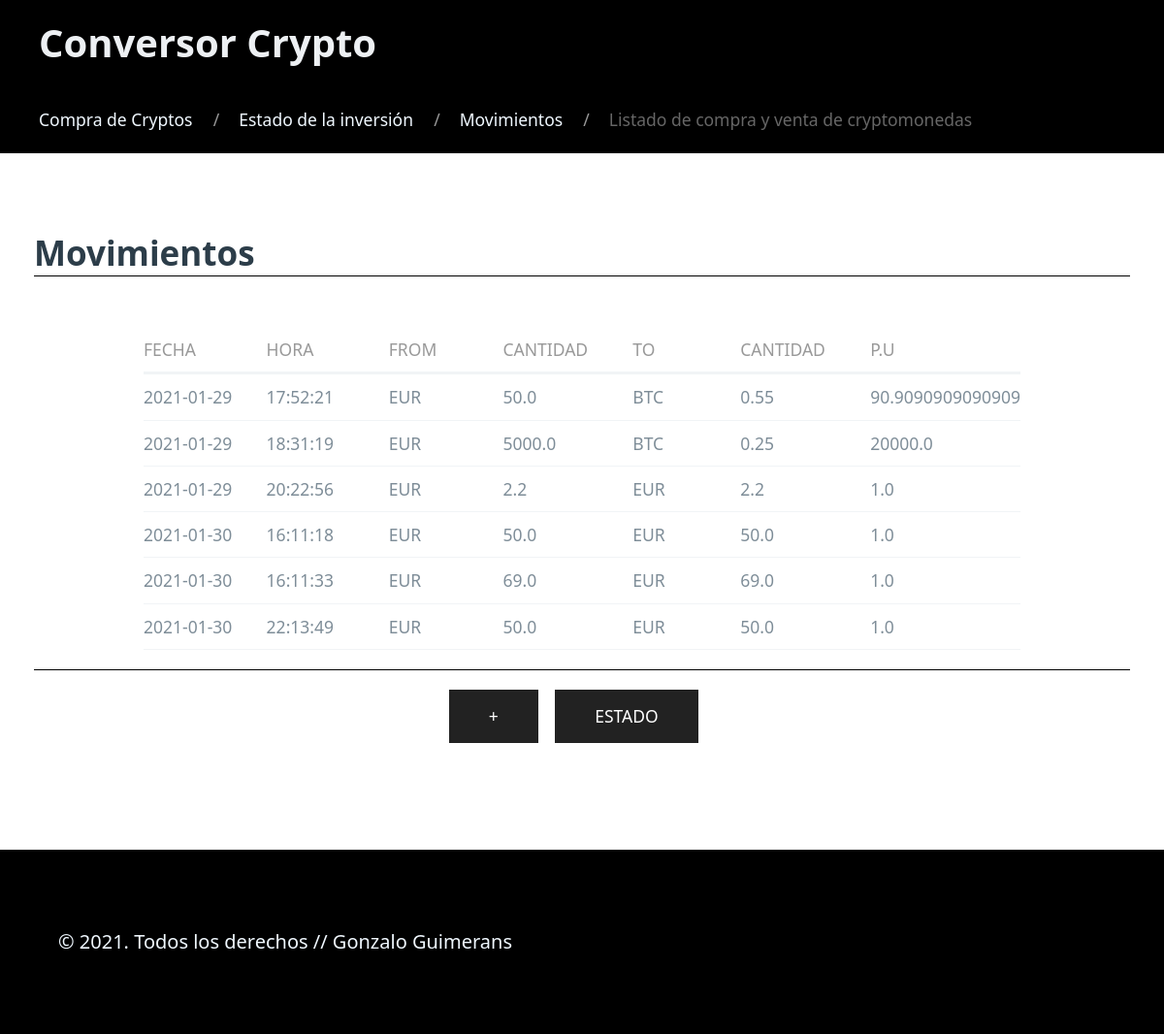
Before: / with the older database file.
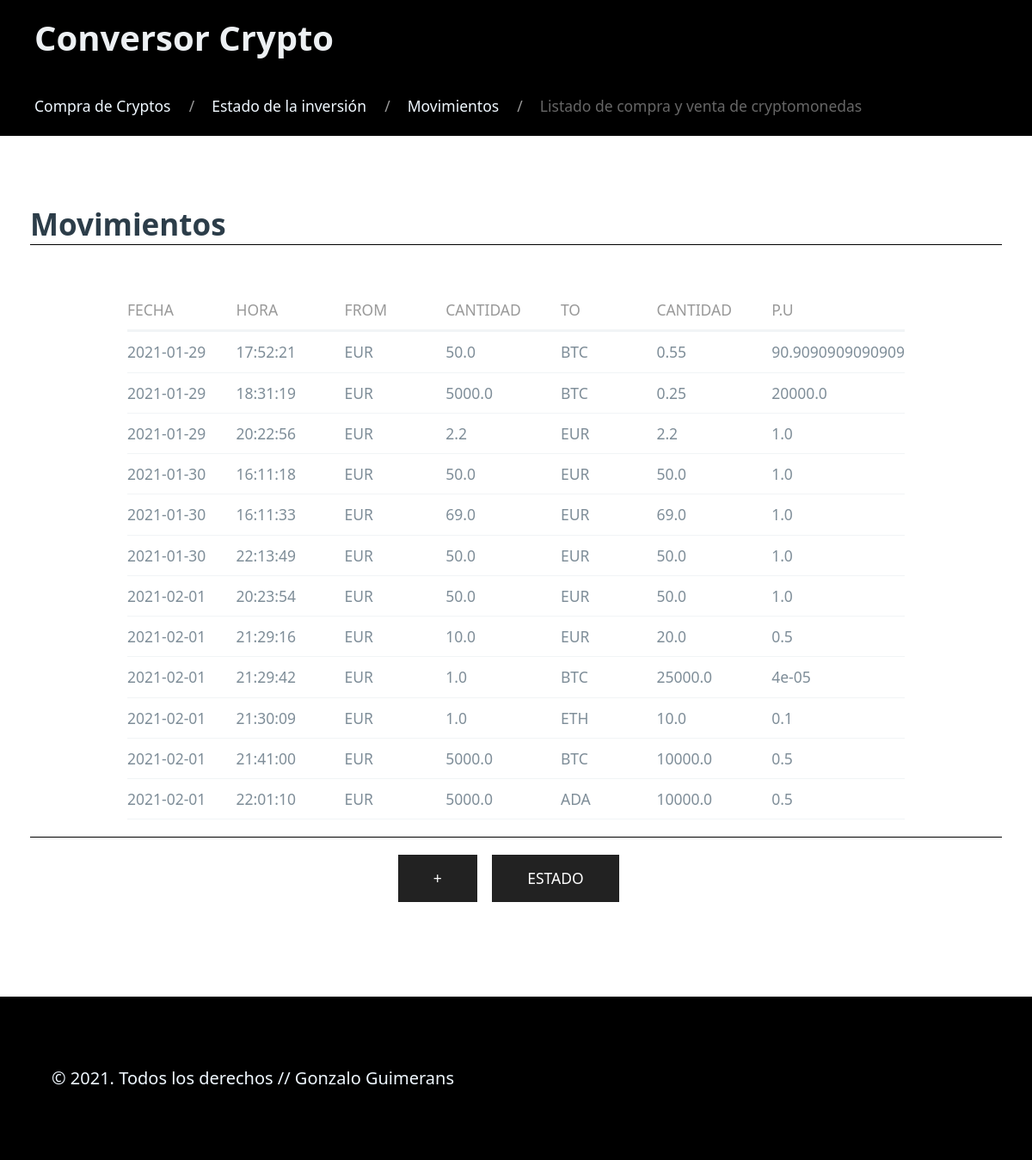
After: the same page with the newer database file.
### tables this page shows
CREATE TABLE "tabla_movimientos" (
	"id"	INTEGER,
	"date"	TEXT NOT NULL,
	"time"	TEXT NOT NULL,
	"from_currency"	INTEGER NOT NULL,
	"from_quantity"	REAL NOT NULL,
	"to_currency"	INTEGER NOT NULL,
	"to_quantity"	REAL NOT NULL,
	PRIMARY KEY("id" AUTOINCREMENT)
);

### movements/views.py (the view)
@app.route("/", methods=["GET", "POST"])
def movimientosCrypto():
    movimientos = queries.getMovimientosCrypto()
    return render_template("movimientos.html", movimientos=movimientos)

### tools/dbaccess.py (called while the page is built)
    def consultaBD(self, query, params =()):
        conn = sqlite3.connect(self.path)
        c = conn.cursor()
        c.execute(query, params)
        conn.commit()
        filas = c.fetchall()
        conn.close()
        if len(filas) == 0:
            return filas
        columnNames = []
        for columnName in c.description:
            columnNames.append(columnName[0])
        listaDeDiccionarios = []
        for fila in filas:
            d = {}
            for ix, columnName in enumerate(columnNames):
                d[columnName] = fila[ix]
            listaDeDiccionarios.append(d)
        return listaDeDiccionarios

    def getMovimientosCrypto(self):
        return self.db.consultaBD("SELECT date, time, from_currency, from_quantity, to_currency, to_quantity FROM tabla_movimientos;")

### movements/templates/movimientos.html (shortened to what this page needs)
{% extends "base.html" %}
{% block breadcrumbs %}
<ul class="uk-breadcrumb">
        <li><a href="/compra">Compra de Cryptos</a></li>
        <li><a href="/estado">Estado de la inversión</a></li>
        <li class="uk-disabled"><a>Movimientos</a></li>
        <li><span>Listado de compra y venta de cryptomonedas</span></li>
        </ul>
{% endblock %}
{% block h2 %}<h2 class="title_text uk-text-left">Movimientos</h2>{% endblock %}
{% block bloque_de_formato %}
        {% if movimientos|length > 0 %}
                <div class="uk-overflow-auto centrarTabla">
                        <table class="uk-table uk-table-divider uk-table-hover uk-table-small uk-table-justify ">
                                <thead>
                                        <tr>
                                                <th class="uk-width-small">Fecha</th>
                                                <th class="uk-width-small">Hora</th>
                                                <th class="uk-width-small">From</th>
                                                <th class="uk-width-small">Cantidad</th>
                                                <th class="uk-width-small">To</th>
                                                <th class="uk-width-small">Cantidad</th>
                                                <th class="uk-width-small">P.U</th>
                                        </tr>
                                </thead>
                        {% for registro in movimientos %}
                                <tbody>
                                        <tr>
                                                <td class="uk-width-small">{{ registro["date"] }}</td>
                                                <td class="uk-width-small">{{ registro["time"] }}</td>
                                                <td class="uk-width-small">{{ registro["from_currency"] }}</td>
                                                <td class="uk-width-small">{{ registro["from_quantity"] }}</td>
                                                <td class="uk-width-small">{{ registro["to_currency"] }}</td>
                                                <td class="uk-width-small">{{ registro["to_quantity"] }}</td>
                                                <td class="uk-width-small">{{ registro["from_quantity"]/registro["to_quantity"]}}</td>
                                </tbody>
                        {% endfor %}
                        </table>
                </div>
        {% else %}
                <h2 class="title_text uk-text-left">No hay movimientos</h2>
        {% endif %}
        <div class="uk-margin border-top">
                <form class="uk-form-stacked" action="compra">
                        <button type="submit" class="uk-button uk-button-secondary uk-button-large">+</button>
                </form>
                <form action="estado">
                        <button type="submit" class="uk-button uk-button-secondary uk-button-large">Estado</button>
                </form>
        </div>
{% endblock %}

### movements/templates/base.html (shortened to what this page needs)
<!DOCTYPE html>
<html lang="es">
    <head>
        <link rel="stylesheet" href="/static/uikit.min.css"/>
        <link rel="stylesheet" href="/static/pico.css">
        <link rel="stylesheet" href="/static/styles.css">
    </head>
    <body>
        <header data-theme="dark" class="dark">
            <div class="uk-card-header ">
                <h1>Conversor Crypto</h1>
                {% block breadcrumbs %}{% endblock %}
            </div>
        </header>
        <main>
            <div class="container">
                {% block h2 %}{% endblock %}
                {% block bloque_de_formato %}{% endblock %}
            </div>
        </main>
        <footer data-theme="dark" class="dark">
            <span>&copy; 2021. Todos los derechos // Gonzalo Guimerans</span>
        </footer>
    </body>
</html>

### movements/static/styles.css (style rules this page uses)
.centrarTabla { margin: 0 10% 0 10%; }
header.dark { padding: 0; background-color:black; }
footer.dark { background-color:black; color:aliceblue; }
footer span { margin-left: 5%; }
header h1 { font-size: 2rem; margin-bottom: 2rem; }
.uk-breadcrumb > * > * { color:aliceblue; }
.container h2 { border-bottom: black 1px solid; }
div.uk-margin { margin: auto; display: flex; justify-content: center; }
.border-top { border-top: black 1px solid; padding-top: 1em; }
div.uk-margin button { width: auto; float: left; margin-right: 1em; }

Changed rows visible on the page:
added tabla_movimientos: date "2021-02-01", time "20:23:54", from_currency "EUR", from_quantity "50.0", to_currency "EUR", to_quantity "50.0", registro['from_quantity']/registro['to_quantity'] "1.0"
added tabla_movimientos: date "2021-02-01", time "21:29:16", from_currency "EUR", from_quantity "10.0", to_currency "EUR", to_quantity "20.0", registro['from_quantity']/registro['to_quantity'] "0.5"
added tabla_movimientos: date "2021-02-01", time "21:29:42", from_currency "EUR", from_quantity "1.0", to_currency "BTC", to_quantity "25000.0", registro['from_quantity']/registro['to_quantity'] "4e-05"
added tabla_movimientos: date "2021-02-01", time "21:30:09", from_currency "EUR", from_quantity "1.0", to_currency "ETH", to_quantity "10.0", registro['from_quantity']/registro['to_quantity'] "0.1"
added tabla_movimientos: date "2021-02-01", time "21:41:00", from_currency "EUR", from_quantity "5000.0", to_currency "BTC", to_quantity "10000.0", registro['from_quantity']/registro['to_quantity'] "0.5"
added tabla_movimientos: date "2021-02-01", time "22:01:10", from_currency "EUR", from_quantity "5000.0", to_currency "ADA", to_quantity "10000.0", registro['from_quantity']/registro['to_quantity'] "0.5"
